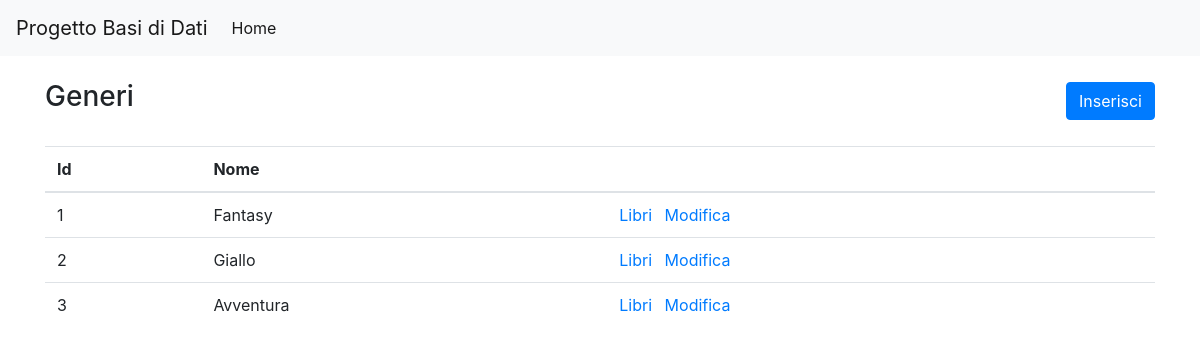
The app's page /sito/genere/index.php with its own data.
### tables this page shows
CREATE TABLE generi (
  id   INT         NOT NULL AUTO_INCREMENT,
  nome VARCHAR(50) NOT NULL,
  PRIMARY KEY (id)
);

### sito/ConnessioneSQL.php (called while the page is built, shortened)
<?php
class ConnessioneSQL
{
    private $servername = "localhost";
    private $username = "root";
    private $password = "";
    private $dbname = "progetto_database";
    private $conn;
    public function __construct()
    {
        $this->conn = new mysqli($this->servername, $this->username, $this->password, $this->dbname);
    }
    public function query($sql)
    {
        return $this->conn->query($sql);
    }
    public function select($table, $fields = '*', $other = '')
    {
        $fields = is_array($fields) ? implode(', ', $fields) : $fields;
        $results = $this->query("SELECT {$fields} FROM {$table} {$other}");
        return $results->fetch_all(MYSQLI_ASSOC);
    }
}

### sito/genere/index.php (the view)
<?php require '../partials/head.php' ?>
<div class="d-flex justify-content-between align-items-center mb-4">
    <h3>Generi</h3>
    <a href="inserisci.php" class="btn btn-primary">Inserisci</a>
</div>
<table class="table">
    <thead>
        <tr>
            <th>Id</th>
            <th>Nome</th>
            <th></th>
        </tr>
    </thead>
    <tbody>
        <?php
        require "../ConnessioneSQL.php";
        $connessione = new ConnessioneSQL();
        $risultato = $connessione->select('generi');
        if (count($risultato) > 0) {
            foreach ($risultato as $row) {
                ?>
                <tr>
                    <td><?php echo $row["id"] ?></td>
                    <td><?php echo $row["nome"] ?></td>
                    <td>
                        <a href="libri.php?id_genere=<?php echo $row["id"] ?>" class="mr-2">Libri</a>
                        <a href="modifica.php?id=<?php echo $row["id"] ?>">Modifica</a>
                    </td>
                </tr>
                <?php
            }
        } else {
            ?>
            <tr>
                <td rowspan="4">Non ci sono record.</td>
            </tr>
            <?php
        }
        ?>
    </tbody>
</table>
<?php require '../partials/footer.php' ?>

### records on screen
generi: id "1", nome "Fantasy"
generi: id "2", nome "Giallo"
generi: id "3", nome "Avventura"
